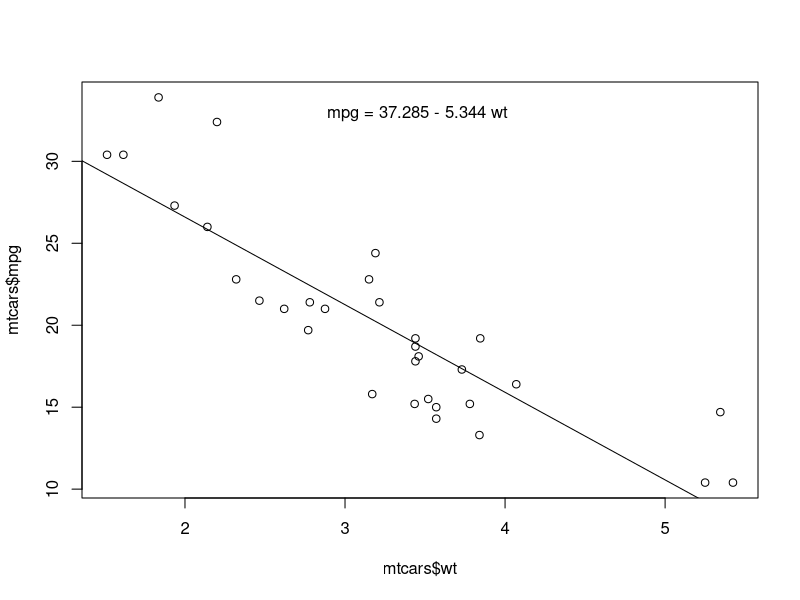
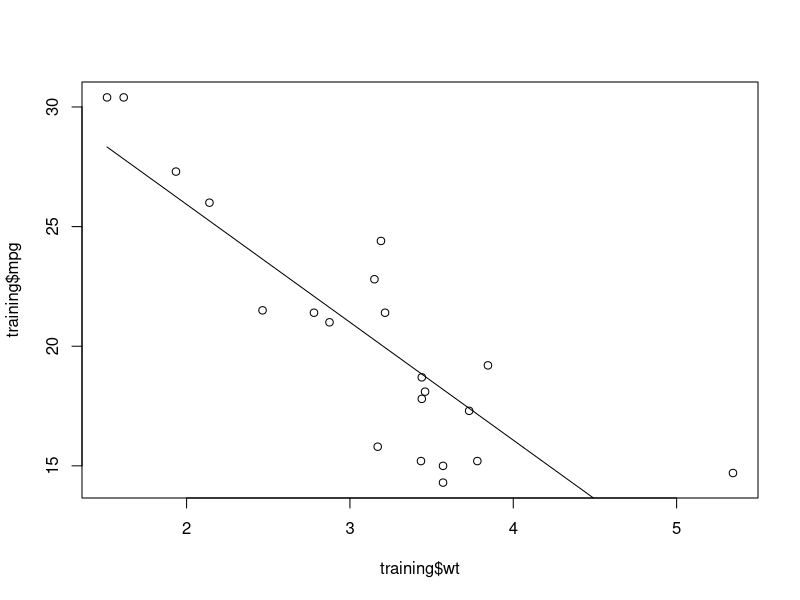
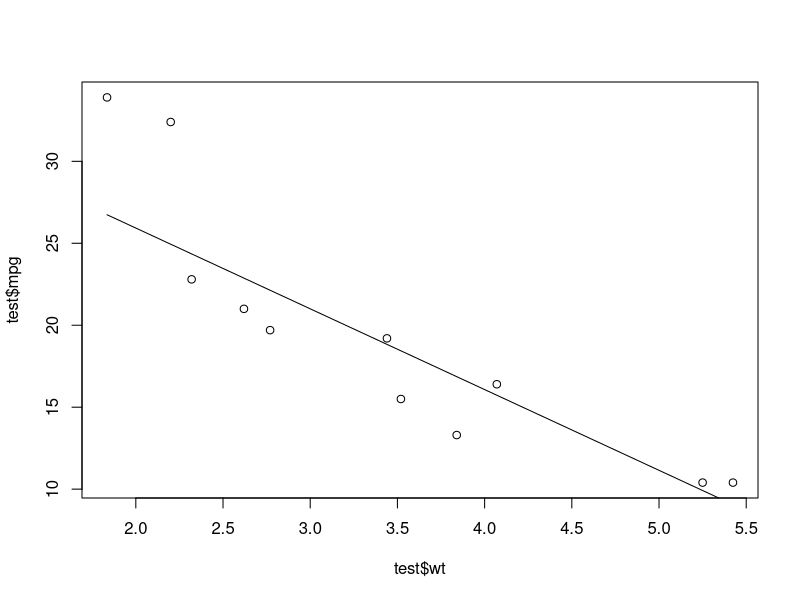

Write R code to recreate these figures, in order.
# WEEK 11 - day 3 Caret

# tarda mucho en instalarse
# install.packages("caret",  dependencies = c("Depends", "Suggests"))
library(caret)
library(ggplot2)
library(lattice)

#####################
# Linear Regression #
#####################

data(mtcars)
head(mtcars)
?mtcars
# mpg --> Miles/(US) gallon <-- variable dependiente (a predecir)
# wt --> Weight (1000 lbs) <-- variable independiente

set.seed(42)

# ploteamos ambas variables

plot(x = mtcars$wt, y = mtcars$mpg)

# creamos la regresión linear con R
# mpg ~ .

fit <- lm(mpg ~ wt, data = mtcars)

# ploteamos el modelo generado
# abline -> This function adds one or more straight lines through the current plot.
abline(fit)

# para conocer los datos de entrenamiento
# https://feliperego.github.io/blog/2015/10/23/Interpreting-Model-Output-In-R
summary(fit)

# añadimos la ecuacion al plot
bs <- round(coef(fit), 3) 
lmlab <- paste0("mpg = ", bs[1],
                ifelse(sign(bs[2])==1, " + ", " - "), abs(bs[2]), " wt ")
mtext(lmlab, 3, line=-2) 


## USANDO CARET

# dividimos train/test
# indicamos cual es la variable a predecir
inTrain <- createDataPartition(y = mtcars$mpg, p = 0.6, list = FALSE)

training <- mtcars[inTrain,]
test <- mtcars[-inTrain,]

dim(training)
dim(test)

# ploteamos los datos de entrenamiento
plot(x= training$wt, y = training$mpg)

# entrenamos el modelo
# el resultado sera similar a lo hecho anteriormente
# virgulilla
fit_train <- train(mpg ~ wt, data= training, method = 'lm', metric="RMSE")
fit_train$finalModel

# ploteamos el modelo generado
pred_carstrain <- predict(fit_train, newdata = training)


lines(x = training$wt, y = pred_carstrain)

# calculamos el error RMSE
cal_rmse <- RMSE(pred_carstrain, training$mpg)


# ploteamos los datos de test
plot(x = test$wt, y=test$mpg)

# predecimos con el conjunto de test

pred_carstest <- predict(fit_train, newdata=test)
# ploteamos la predicción sobre el test
lines(x=test$wt, y=pred_carstest )

# evaluamos con test 
comparing <- data.frame(pred = pred_carstest, real = test$mpg)

# calculamos error
postResample(pred_carstest, test$mpg)

